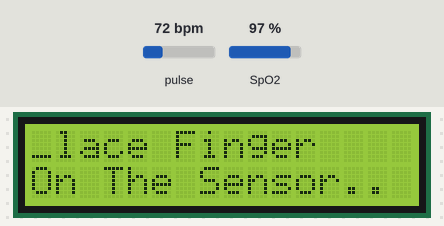
This sketch was run on a simulated ESP8266 (NodeMCU). On the bench: 16×2 character LCD. The inputs (shaded band) are chosen by the test bench; at power-on: pulse 72 bpm, SpO2 97 %. WiFi joins after 1.5 s; servers stay silent unless stated; what the sketch prints to the serial monitor is not drawn.

Above: at 3.1 s.
3.2 s: pulse set to 42 bpm
At 5.87 s:
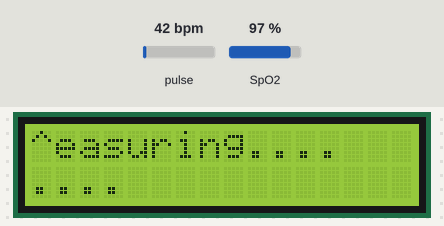
6.5 s: SpO2 set to 100 %
At 9.5 s:
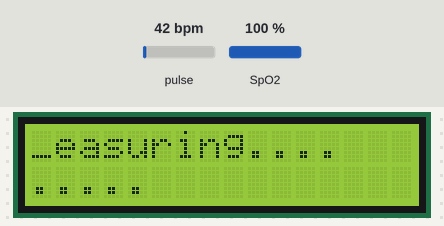
9.8 s: SpO2 set to 80 %
At 10.5 s:
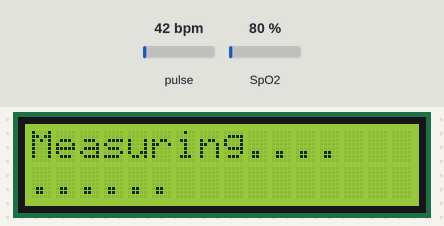
11.6 s: pulse set to 48 bpm
At 12.7 s:
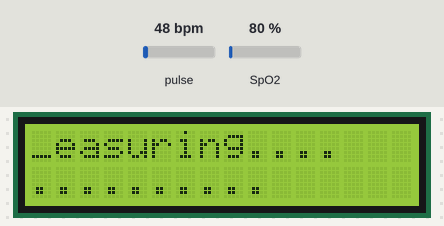
14.1 s: pulse set to 51 bpm
At 17.1 s:
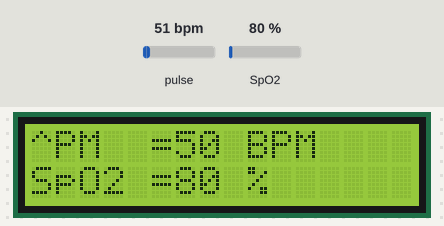
Timing chart, 0 to 18.6 s (numbered marks = the images above; inputs shaded):
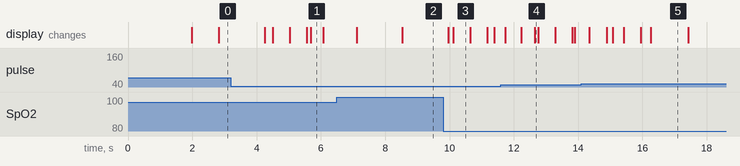

The sketch:

MaxLcd3.ino
```cpp
//Define Blynk
#define BLYNK_TEMPLATE_ID           "TMPLkMHYWpOj"
#define BLYNK_DEVICE_NAME           "Quickstart Device"
#define BLYNK_AUTH_TOKEN            "dIBlz6ohfBzk0iOpzsbPQb3Sph33-iJU"
#define BLYNK_PRINT Serial

//Include Library
#include <ESP8266WebServer.h>
#include <ESP8266WiFi.h>
#include <BlynkSimpleEsp8266.h>
#include "MAX30100_PulseOximeter.h"
#include <LiquidCrystal_I2C.h>
#include <Wire.h>
#define BLYNK_PRINT Serial
#define REPORTING_PERIOD_MS     500

//Declare I2C address
LiquidCrystal_I2C lcd(0x27, 16, 2);

//SSID and Password information
char auth[] = BLYNK_AUTH_TOKEN;
char ssid[] = "realme";
char pass[] = "12345678";
PulseOximeter pox;

const int numReadings=15;
float filterweight=0.5;
uint32_t tsLastReport = 0;
uint32_t last_beat=0;
int readIndex=0;
int average_beat=0;
int average_SpO2=0;
bool calculation_complete=false;
bool calculating=false;
bool initialized=false;
byte beat=0;
ESP8266WebServer server(80);
BlynkTimer timer;

void myTimerEvent()
{
  //Display data on Blynk
  Blynk.virtualWrite(V4, average_SpO2);
  Blynk.virtualWrite(V5, average_beat);

  //Notify on Blynk if data meet certain condition
  if ( average_beat > 100)
  {
    Blynk.logEvent("bpm_alert","BPM reading is high!!!");
  }
  else
  {Blynk.logEvent("bpmok","BPM reading normal");
  }
  if (average_SpO2 < 100)
  {
    Blynk.logEvent("spo2_alert","Oxygen level reading is low!!!");
  }
}

void onBeatDetected()
{
  //Detect pulse from oximeter
  show_beat();
  last_beat=millis();
}

void show_beat()
{
  //Print pulse status
  lcd.setCursor(0, 0);
  if (beat==0) {
    lcd.print("_");
    beat=1;
  }
  else
  {
    lcd.print("^");
    beat=0;
  }
}

void initial_display()
{
  //Display command on LCD
  if (not initialized)
  {
    show_beat();
    lcd.clear();
    lcd.setCursor(0,0);
    lcd.print("Place Finger");
    lcd.setCursor(0,1);
    lcd.print("On The Sensor..");
    initialized=true;
  }
}

void display_calculating(int j)
{
  //Measure SPO2 and BPM
  if (not calculating) {
    calculating=true;
    initialized=false;
  }
  show_beat();
  lcd.clear();
  lcd.setCursor(0,0);
  lcd.print("Measuring....");
  lcd.setCursor(0,1);
  for (int i=0;i<=j;i++) {
  lcd.print(".");
  }
}
void display_values()
{
  //Display data on LCD
  lcd.clear();
  lcd.setCursor(0,0);
  lcd.print("BPM  =");
  lcd.print(average_beat);
  lcd.print(" BPM");
  lcd.setCursor(0,1);
  lcd.print("SpO2 =");
  lcd.print(average_SpO2);
  lcd.print(" %");
}

void calculate_average(int beat, int SpO2)
{
  //Calculate SPO2 and BPM
  if (readIndex==numReadings) {
    calculation_complete=true;
    calculating=false;
    initialized=false;
    readIndex=0;
    display_values();
  }

  if (not calculation_complete and beat>30 and beat<220 and SpO2>50 and SpO2<100) {
    average_beat = filterweight * (beat) + (1 - filterweight ) * average_beat;
    average_SpO2 = filterweight * (SpO2) + (1 - filterweight ) * average_SpO2;
    readIndex++;
    display_calculating(readIndex);
  }
}

void setup()
{
  //Begin serial print
  Serial.begin(115200);
  //Begin Blynk
  Blynk.begin(auth, ssid, pass);
  //Start LCD
  lcd.init();
  lcd.backlight();
  timer.setInterval(1000L, myTimerEvent);
  lcd.setCursor(0,0);
  lcd.println("Connecting to");
  lcd.setCursor(0,1);
  lcd.println(ssid);
  Serial.println("Connecting to");
  Serial.println(ssid);

  //Connecting to WiFi
  WiFi.begin(ssid, pass);
  while (WiFi.status() != WL_CONNECTED) {
    delay(1000);
    Serial.print(".");
  }
  Serial.println("");
  Serial.println("--> WiFi Connected <--");
  lcd.clear();
  lcd.println(" WiFi Connected ");

  //Connecting to Oximeter
  Serial.print("Initializing pulse oximeter..");
  lcd.clear();
  lcd.setCursor(0,0);
  lcd.print("Initializing pulse oximeter..");
  if (!pox.begin()) {
    lcd.setCursor(0,1);
    lcd.println("FAILED");
    Serial.println("FAILED");
    for (;;);
  } else {
    lcd.setCursor(0,1);
    lcd.println("SUCCESS");
    Serial.println("SUCCESS");
  }
  //Oximeter begin
  pox.begin();
  pox.setOnBeatDetectedCallback(onBeatDetected);
  initial_display();
}

void loop()
{
  //Obtain SPO2 and BPM from sensor
    pox.update();
    if ((millis() - tsLastReport > REPORTING_PERIOD_MS) and (not calculation_complete)) {
        calculate_average(pox.getHeartRate(),pox.getSpO2());
        tsLastReport = millis();
    }
    if ((millis()-last_beat>5000)) {
      calculation_complete=false;
      average_beat=0;
      average_SpO2=0;
      initial_display();
    }
    //Start Blynk
      Blynk.run();
      timer.run();
}
```

Measured:
- the behaviour switches between 99 and 100 % on SpO2 (found by bisection; images 1 and 2)
- the behaviour switches between 50 and 51 bpm on pulse (found by bisection; images 4 and 5)
- after the input at 6.5 s, the display: first changes after 0.61 s (image 2 shows a later state)
- after the input at 9.8 s, the display: first differs from a run without the input after 0.32 s (image 3)
- after the input at 11.6 s, the display: first differs from a run without the input after 1.0 s (image 4)
- what the display in image 1 shows lasts 0.4 s, from 5.7 s to 6.1 s
